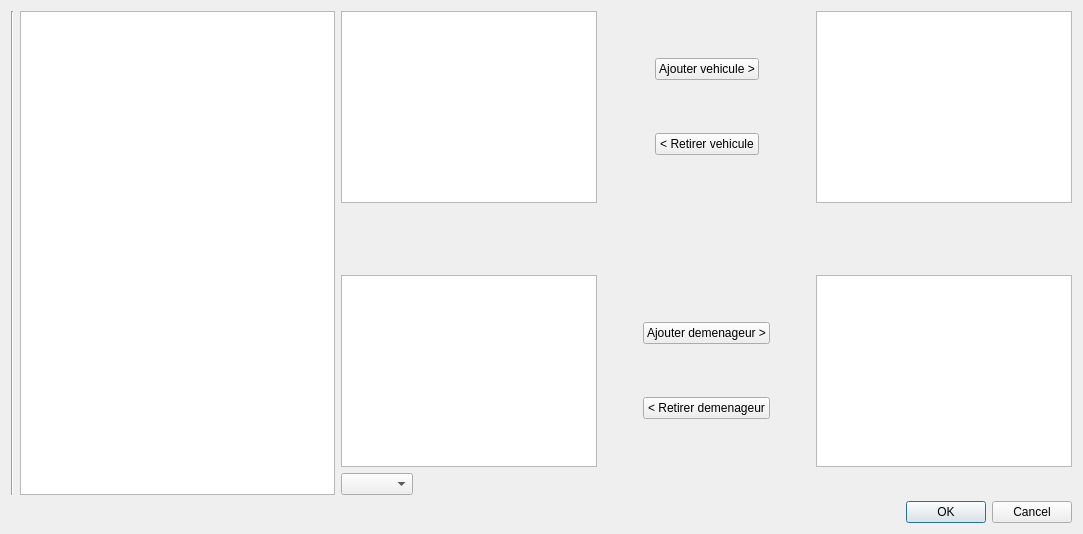
<?xml version="1.0" encoding="UTF-8"?>
<ui version="4.0">
 <class>DialogGestionModifier</class>
 <widget class="QDialog" name="DialogGestionModifier">
  <property name="geometry">
   <rect>
    <x>0</x>
    <y>0</y>
    <width>1083</width>
    <height>534</height>
   </rect>
  </property>
  <property name="windowTitle">
   <string>Dialog</string>
  </property>
  <layout class="QHBoxLayout" name="horizontalLayout_5">
   <item>
    <layout class="QVBoxLayout" name="verticalLayout_4">
     <item>
      <layout class="QHBoxLayout" name="horizontalLayout_4">
       <item>
        <widget class="Line" name="line">
         <property name="orientation">
          <enum>Qt::Vertical</enum>
         </property>
        </widget>
       </item>
       <item>
        <widget class="QListWidget" name="listWidgetDossier"/>
       </item>
       <item>
        <layout class="QVBoxLayout" name="verticalLayout_3">
         <item>
          <layout class="QHBoxLayout" name="horizontalLayout_2">
           <item>
            <widget class="QListWidget" name="listWidgetVehicule"/>
           </item>
           <item>
            <spacer name="horizontalSpacer_4">
             <property name="orientation">
              <enum>Qt::Horizontal</enum>
             </property>
             <property name="sizeHint" stdset="0">
              <size>
               <width>40</width>
               <height>20</height>
              </size>
             </property>
            </spacer>
           </item>
           <item>
            <layout class="QVBoxLayout" name="verticalLayout">
             <item>
              <widget class="QPushButton" name="pushButtonAddVehicule">
               <property name="text">
                <string>Ajouter vehicule &gt;</string>
               </property>
               <property name="icon">
                <iconset>
                 <normaloff>../../../../../usr/share/icons/gnome/24x24/actions/forward.png</normaloff>../../../../../usr/share/icons/gnome/24x24/actions/forward.png</iconset>
               </property>
              </widget>
             </item>
             <item>
              <widget class="QPushButton" name="pushButtonDelVehicule">
               <property name="text">
                <string>&lt; Retirer vehicule</string>
               </property>
               <property name="icon">
                <iconset>
                 <normaloff>../../../../../usr/share/icons/gnome/24x24/actions/back.png</normaloff>../../../../../usr/share/icons/gnome/24x24/actions/back.png</iconset>
               </property>
              </widget>
             </item>
            </layout>
           </item>
           <item>
            <spacer name="horizontalSpacer_5">
             <property name="orientation">
              <enum>Qt::Horizontal</enum>
             </property>
             <property name="sizeHint" stdset="0">
              <size>
               <width>40</width>
               <height>20</height>
              </size>
             </property>
            </spacer>
           </item>
           <item>
            <widget class="QListWidget" name="listWidgetVehiculeDemenagement"/>
           </item>
          </layout>
         </item>
         <item>
          <spacer name="verticalSpacer">
           <property name="orientation">
            <enum>Qt::Vertical</enum>
           </property>
           <property name="sizeHint" stdset="0">
            <size>
             <width>20</width>
             <height>40</height>
            </size>
           </property>
          </spacer>
         </item>
         <item>
          <layout class="QHBoxLayout" name="horizontalLayout">
           <item>
            <widget class="QListWidget" name="listWidgetDemenageur"/>
           </item>
           <item>
            <spacer name="horizontalSpacer_6">
             <property name="orientation">
              <enum>Qt::Horizontal</enum>
             </property>
             <property name="sizeHint" stdset="0">
              <size>
               <width>40</width>
               <height>20</height>
              </size>
             </property>
            </spacer>
           </item>
           <item>
            <layout class="QVBoxLayout" name="verticalLayout_2">
             <item>
              <widget class="QPushButton" name="pushButtonAddDemenageur">
               <property name="text">
                <string>Ajouter demenageur &gt;</string>
               </property>
               <property name="icon">
                <iconset>
                 <normaloff>../../../../../usr/share/icons/gnome/24x24/actions/forward.png</normaloff>../../../../../usr/share/icons/gnome/24x24/actions/forward.png</iconset>
               </property>
              </widget>
             </item>
             <item>
              <widget class="QPushButton" name="pushButtonDelDemenageur">
               <property name="text">
                <string>&lt; Retirer demenageur</string>
               </property>
               <property name="icon">
                <iconset>
                 <normaloff>../../../../../usr/share/icons/gnome/24x24/actions/back.png</normaloff>../../../../../usr/share/icons/gnome/24x24/actions/back.png</iconset>
               </property>
              </widget>
             </item>
            </layout>
           </item>
           <item>
            <spacer name="horizontalSpacer_7">
             <property name="orientation">
              <enum>Qt::Horizontal</enum>
             </property>
             <property name="sizeHint" stdset="0">
              <size>
               <width>40</width>
               <height>20</height>
              </size>
             </property>
            </spacer>
           </item>
           <item>
            <widget class="QListWidget" name="listWidgetDemenageurAjouter"/>
           </item>
          </layout>
         </item>
         <item>
          <layout class="QHBoxLayout" name="horizontalLayout_3">
           <item>
            <widget class="QComboBox" name="comboBoxChefEquipe"/>
           </item>
           <item>
            <spacer name="horizontalSpacer">
             <property name="orientation">
              <enum>Qt::Horizontal</enum>
             </property>
             <property name="sizeHint" stdset="0">
              <size>
               <width>40</width>
               <height>20</height>
              </size>
             </property>
            </spacer>
           </item>
          </layout>
         </item>
        </layout>
       </item>
      </layout>
     </item>
     <item>
      <widget class="QDialogButtonBox" name="buttonBox">
       <property name="orientation">
        <enum>Qt::Horizontal</enum>
       </property>
       <property name="standardButtons">
        <set>QDialogButtonBox::Cancel|QDialogButtonBox::Ok</set>
       </property>
      </widget>
     </item>
    </layout>
   </item>
  </layout>
 </widget>
 <resources/>
 <connections>
  <connection>
   <sender>buttonBox</sender>
   <signal>accepted()</signal>
   <receiver>DialogGestionModifier</receiver>
   <slot>accept()</slot>
   <hints>
    <hint type="sourcelabel">
     <x>248</x>
     <y>254</y>
    </hint>
    <hint type="destinationlabel">
     <x>157</x>
     <y>274</y>
    </hint>
   </hints>
  </connection>
  <connection>
   <sender>buttonBox</sender>
   <signal>rejected()</signal>
   <receiver>DialogGestionModifier</receiver>
   <slot>reject()</slot>
   <hints>
    <hint type="sourcelabel">
     <x>316</x>
     <y>260</y>
    </hint>
    <hint type="destinationlabel">
     <x>286</x>
     <y>274</y>
    </hint>
   </hints>
  </connection>
 </connections>
</ui>
